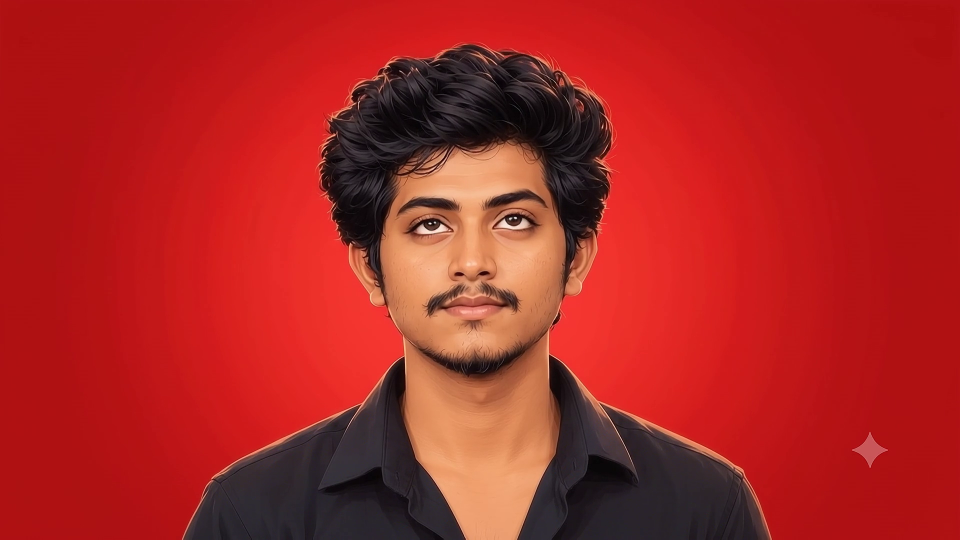
#> input picture frame 24 of public/character.mp4, 1920 x 1080 px (shown at 1/2 size)
$ python extract.py
#> lines starting #> are read from the running program, lines starting #| are printed output that depends on the picture
import cv2
import os
import math
import sys

def main():
    video_path = 'public/character.mp4'
    output_dir = 'public/frames'

    if not os.path.exists(video_path):
        print(f"Error: {video_path} not found.")
        sys.exit(1)

    os.makedirs(output_dir, exist_ok=True)

    cap = cv2.VideoCapture(video_path)
    if not cap.isOpened():
        print("Error: Could not open video.")
        sys.exit(1)

    fps = cap.get(cv2.CAP_PROP_FPS)
    total_frames = int(cap.get(cv2.CAP_PROP_FRAME_COUNT))
    width = int(cap.get(cv2.CAP_PROP_FRAME_WIDTH))
    height = int(cap.get(cv2.CAP_PROP_FRAME_HEIGHT))

    print(f"Video Info: {fps} FPS, {total_frames} Frames, {width}x{height}")

    # Read the very first frame to find the background color
    ret, first_frame = cap.read()
#> first_frame is the input picture: shape (1080, 1920, 3); mean B, G, R 34.9, 38.2, 171.9
    if ret:
        # Get background color from the top-left pixel (assuming uniform background)
        bg_color = first_frame[10, 10] # BGR
#> bg_color = [18, 17, 175]
        print(f"Background Color (BGR): {bg_color}")
#| Background Color (BGR): [ 18  17 175]
        with open('public/bg_color.txt', 'w') as f:
            f.write(f"#{bg_color[2]:02x}{bg_color[1]:02x}{bg_color[0]:02x}")
    else:
        print("Error reading first frame.")
        sys.exit(1)

    # Let's write a smaller script to just dump the timeline info so I can decide how to map the angles.
    # I don't know the video's timeline yet. Does it rotate sequentially?
    # Let's save a few sample frames to see what's happening.

    # Save a frame every (total_frames // 8) frames
    step = total_frames // 8
    if step == 0:
        step = 1

    for i in range(8):
        frame_idx = i * step
        cap.set(cv2.CAP_PROP_POS_FRAMES, frame_idx)
        ret, frame = cap.read()
        if ret:
            cv2.imwrite(f"{output_dir}/sample_{i}.webp", frame, [cv2.IMWRITE_WEBP_QUALITY, 90])
#> this loop made 8 passes
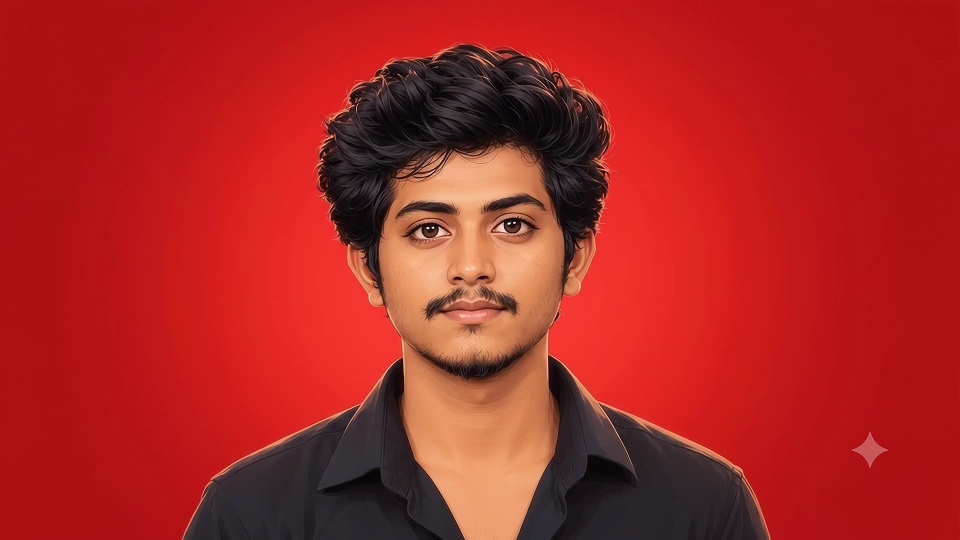
#> input picture frame 0 of public/character.mp4, 1920 x 1080 px (shown at 1/2 size)
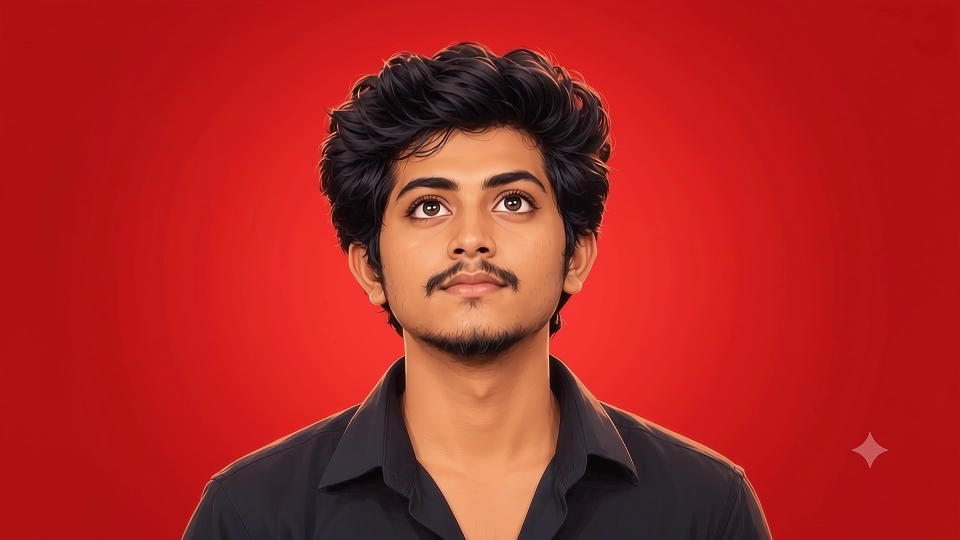
#> input picture frame 30 of public/character.mp4, 1920 x 1080 px (shown at 1/2 size)
#> pass 3, in main, `ret, frame = cap.read()`:
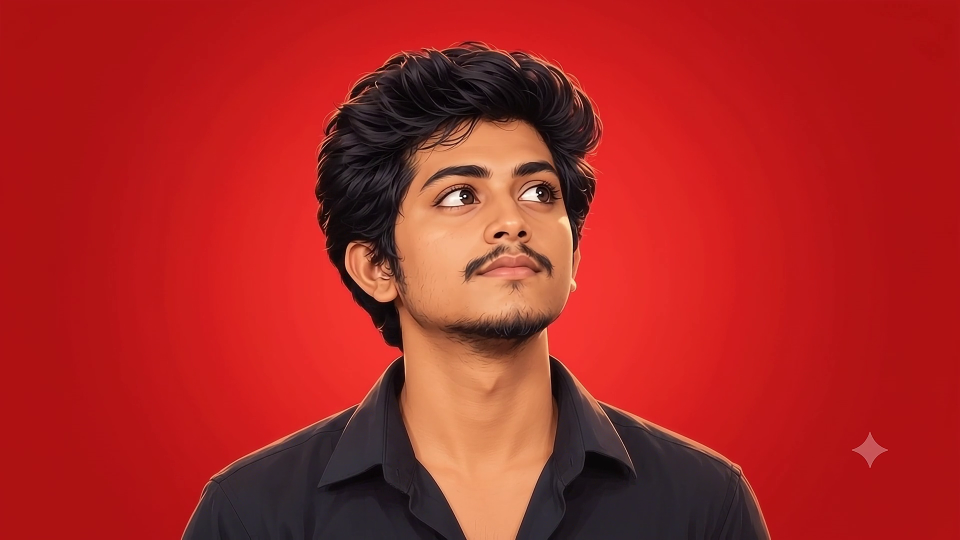
#> frame: shape (1080, 1920, 3) (shown at 1/2 size); mean B, G, R 35.8, 39.1, 171.5

    # And the very last frame for center?
    cap.set(cv2.CAP_PROP_POS_FRAMES, total_frames - 1)
    ret, frame = cap.read()
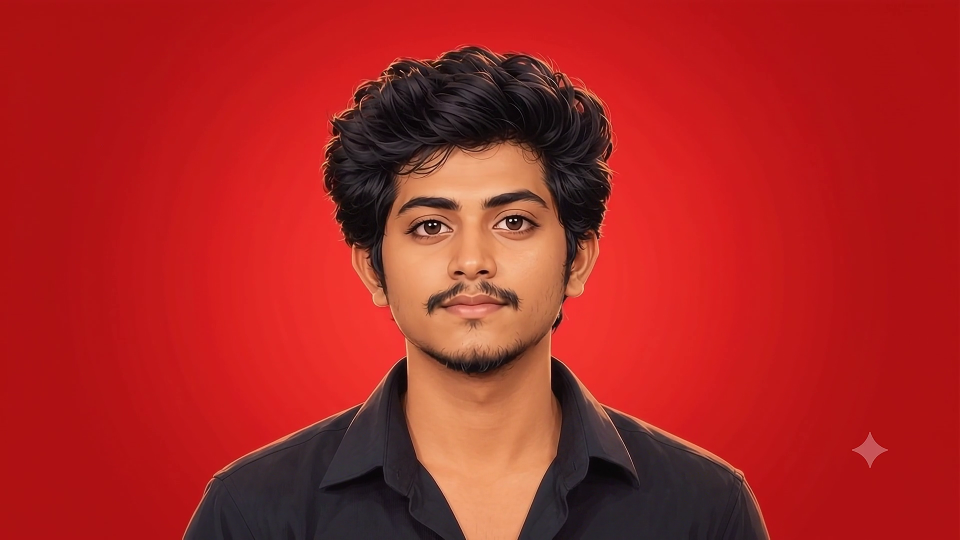
#> input picture frame 239 of public/character.mp4, 1920 x 1080 px (shown at 1/2 size)
#> frame is the input picture: shape (1080, 1920, 3); mean B, G, R 35.4, 38.1, 171.4
    if ret:
        cv2.imwrite(f"{output_dir}/sample_last.webp", frame, [cv2.IMWRITE_WEBP_QUALITY, 90])

    cap.release()
    print("Samples extracted.")

if __name__ == '__main__':
    main()

$ run again, starting later in the video
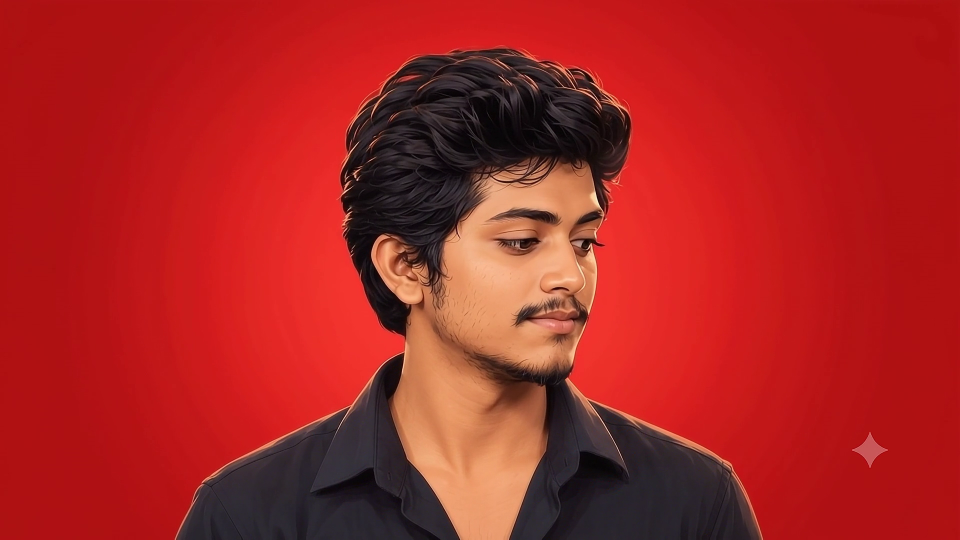
#> input picture frame 108 of public/character.mp4, 1920 x 1080 px (shown at 1/2 size)
#> in main, first_frame is the input picture: shape (1080, 1920, 3); mean B, G, R 34.7, 37.2, 169.4
#> bg_color = [18, 18, 173]
#| Background Color (BGR): [ 18  18 173]
#> the loop in main, `for i in range(8):` made 8 passes
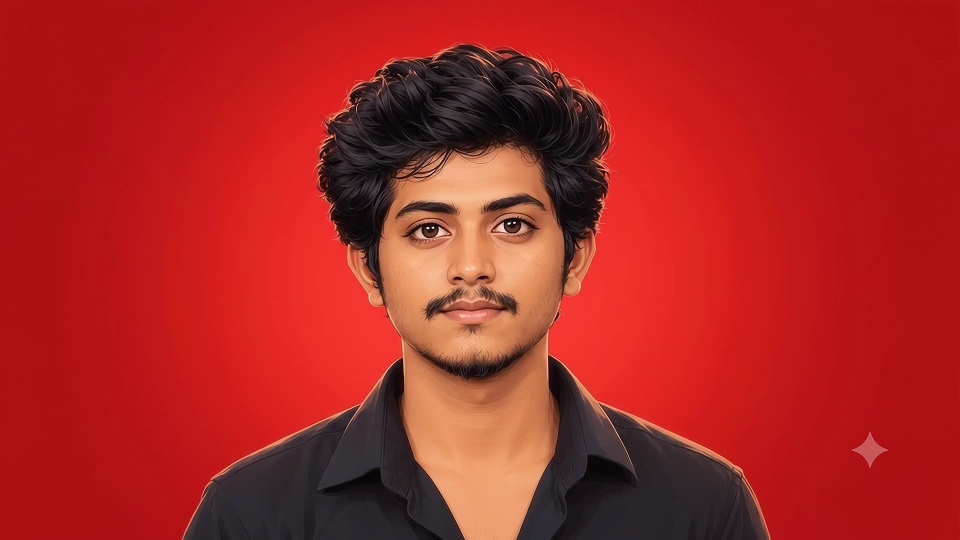
#> input picture frame 0 of public/character.mp4, 1920 x 1080 px (shown at 1/2 size)
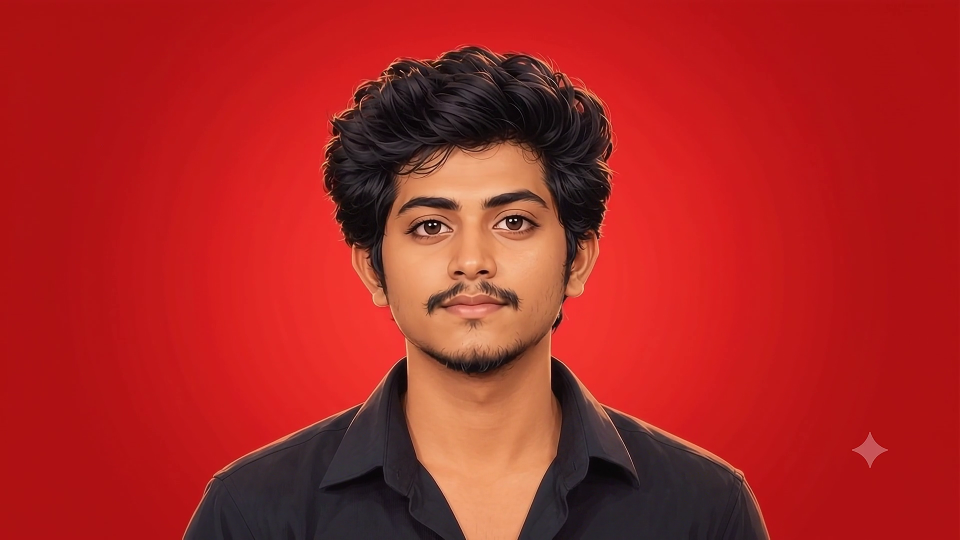
#> input picture frame 239 of public/character.mp4, 1920 x 1080 px (shown at 1/2 size)
#> in main, frame is the input picture: shape (1080, 1920, 3); mean B, G, R 35.4, 38.1, 171.4

$ run again, starting later in the video
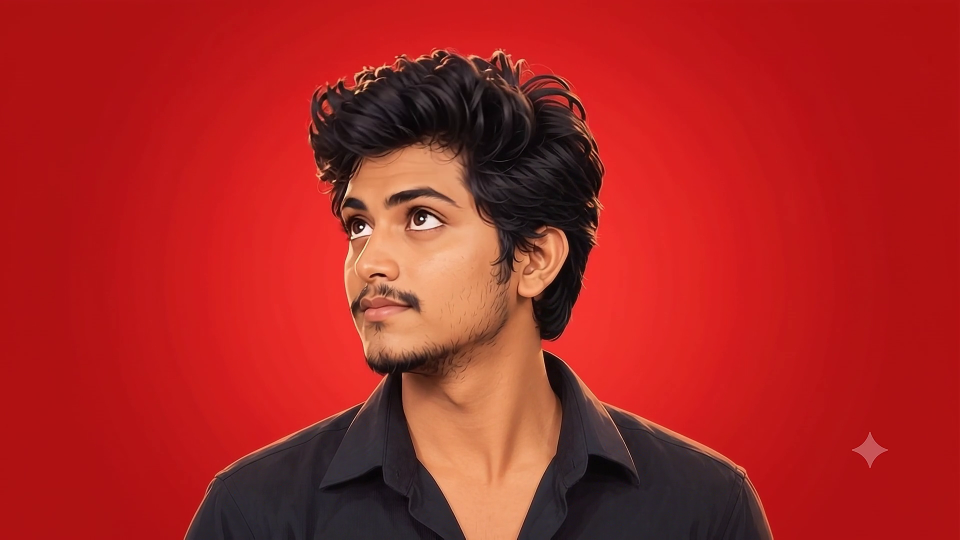
#> input picture frame 192 of public/character.mp4, 1920 x 1080 px (shown at 1/2 size)
#> in main, first_frame is the input picture: shape (1080, 1920, 3); mean B, G, R 34.9, 38, 170.5
#> bg_color = [18, 18, 173]
#| Background Color (BGR): [ 18  18 173]
#> the loop in main, `for i in range(8):` made 8 passes
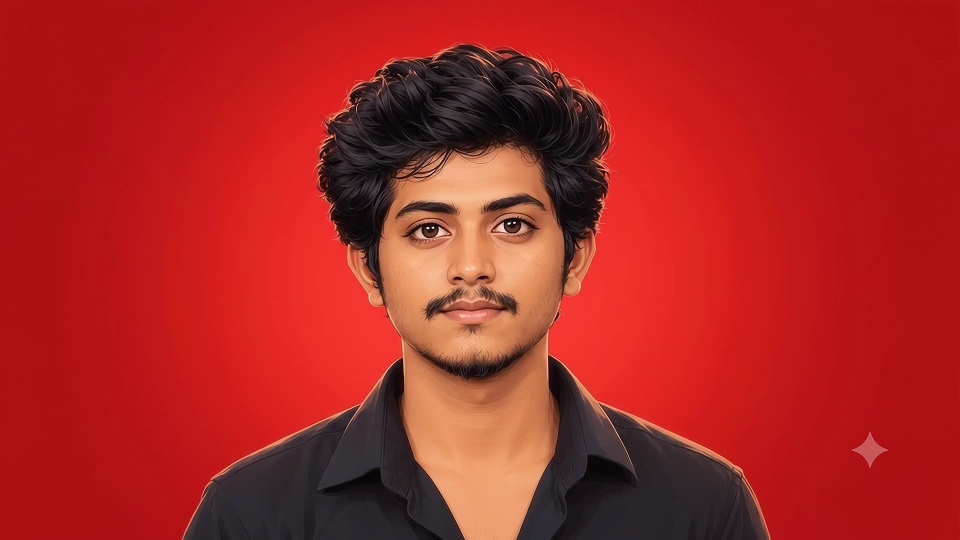
#> input picture frame 0 of public/character.mp4, 1920 x 1080 px (shown at 1/2 size)
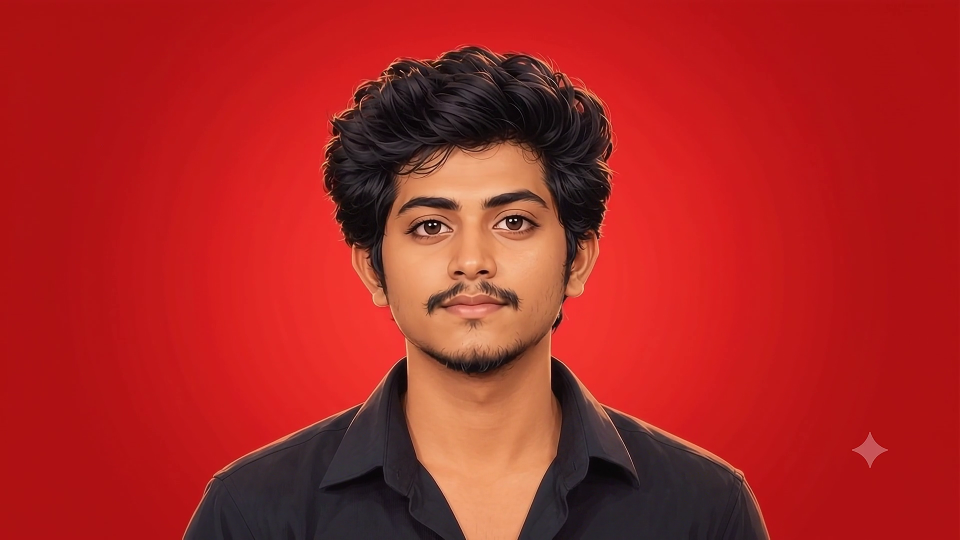
#> input picture frame 239 of public/character.mp4, 1920 x 1080 px (shown at 1/2 size)
#> in main, frame is the input picture: shape (1080, 1920, 3); mean B, G, R 35.4, 38.1, 171.4
